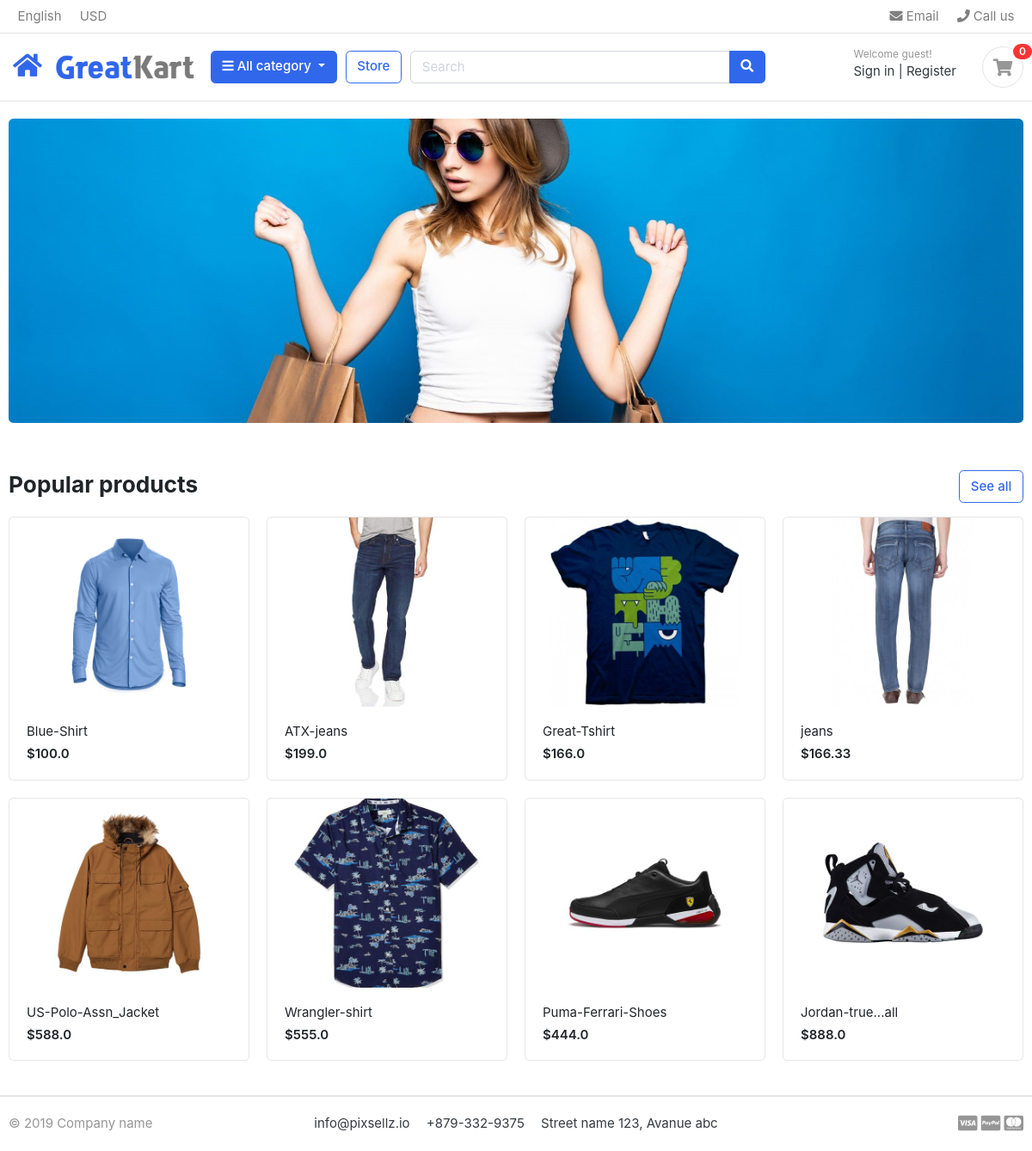
Before: / with the older database file.
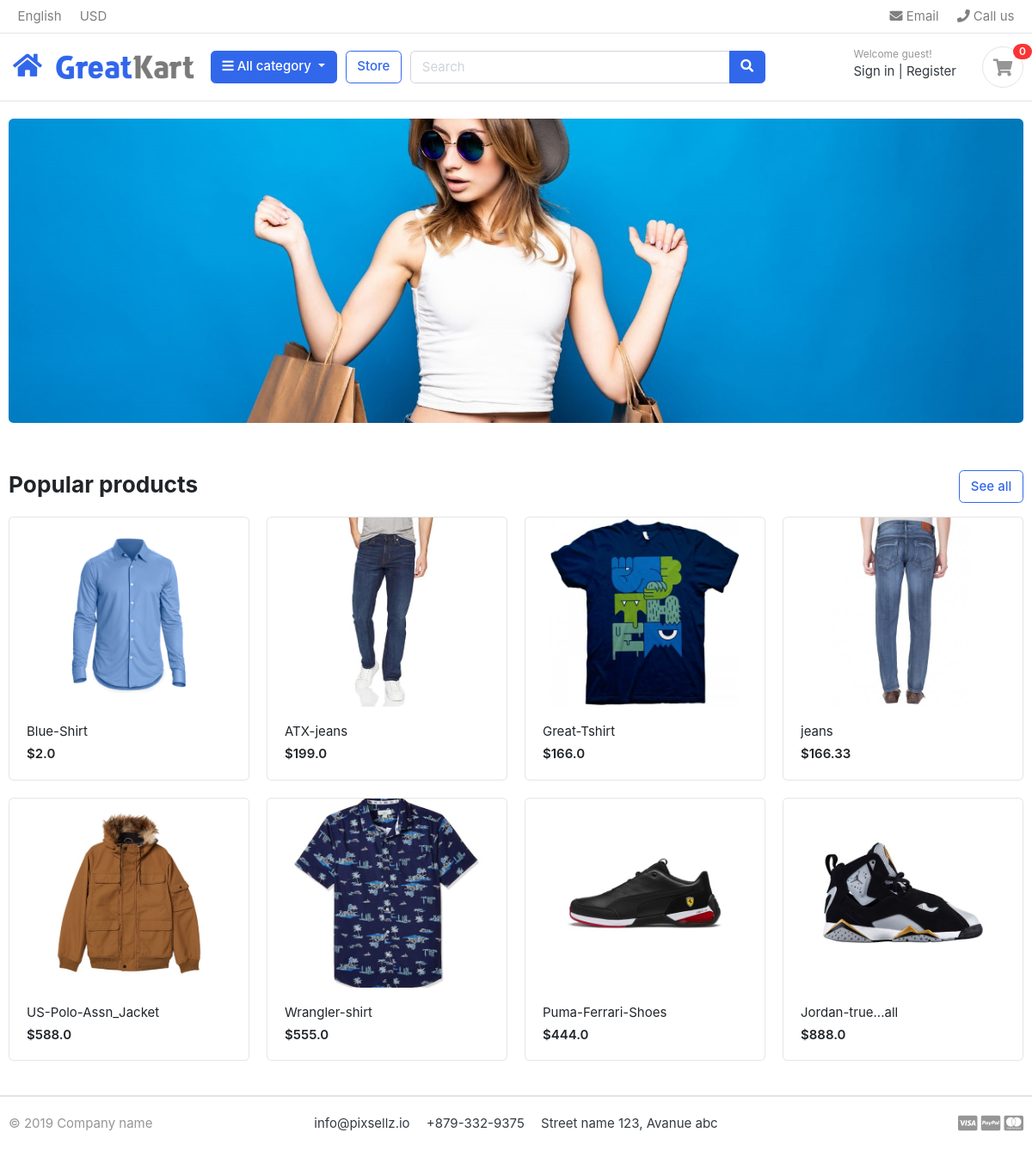
After: the same page with the newer database file.
### store/models.py (models this page shows, shortened)
class Product(models.Model):
    product_name = models.CharField(max_length=100,unique=True)
    slug         = models.SlugField(max_length=100,unique=True)
    description  = models.TextField(max_length=255,blank=True)
    price        = models.FloatField()
    pro_image    = models.ImageField(upload_to='photos/product')
    stock        = models.IntegerField()
    is_available = models.BooleanField(default=True)
    category     = models.ForeignKey(Category , on_delete=models.CASCADE)
    created_date = models.DateTimeField(auto_now_add= True)
    modified_date = models.DateTimeField(auto_now= True)
    def get_url(self):
        return reverse("product_details", args=[self.category.slug , self.slug,])

### e_com_project/views.py (the view)
# urls.py: 2. Add a URL to urlpatterns:  path('', views.home, name='home')
def home(request):
    products = Product.objects.all().filter(is_available = True)
    context = {
        "products" : products,
    }
    return render(request , 'home.html',context)

### carts/context_processors.py (called while the page is built)
def cart_items(request):
    cart_items = CartItem.objects.all()
    total_cart_items = cart_items.count()
    return dict(total_cart_items=total_cart_items)

### category/context_processors.py (called while the page is built)
def menu_links(request):
    links = Category.objects.all()
    return dict(links=links)

### templates/home.html
{% extends "base.html" %}
{% load static %}
{% block content %}
<section class="section-intro padding-y-sm">
<div class="container">
<div class="intro-banner-wrap">
	<img src="{% static "images/banners/cover.jpg" %}" class="img-fluid rounded">
</div>
</div>
</section>
<section class="section-name padding-y-sm">
<div class="container">
<header class="section-heading">
	<a href="{% url "store" %}" class="btn btn-outline-primary float-right">See all</a>
	<h3 class="section-title">Popular products</h3>
</header>
<div class="row">
	{% for product in products  %}
	<div class="col-md-3">
		<div class="card card-product-grid">
			<a href="{{ product.get_url }}" class="img-wrap"> <img src="{{product.pro_image.url}}"> </a>
			<figcaption class="info-wrap">
				<a href="{{ product.get_url }}" class="title">{{product.product_name}}</a>
				<div class="price mt-1">${{product.price}}</div>
			</figcaption>
		</div>
	</div>
	{% endfor %}
</div>
</div>
</section>
</body>
</html>
{% endblock content %}

Changed rows visible on the page:
changed Product "Blue-Shirt": price "100.0" → "2.0"
